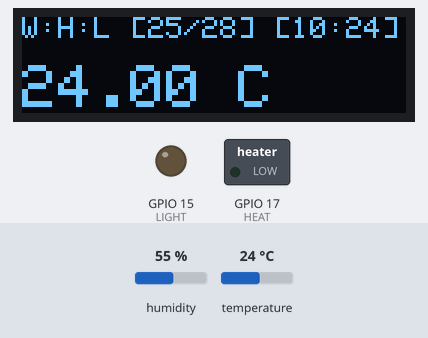
A sketch run on a simulated ESP32. Parts: 128×32 one-colour display, switched loads named in the sketch (green lamp = pin HIGH), output pins drawn as LEDs (lit = HIGH). The inputs (shaded band) are chosen by the test bench; at power-on: temperature 24 °C, humidity 55 %. WiFi joins after 1.5 s; servers stay silent unless stated; the display library's start-up logo is not drawn; the local clock reads 2024-03-15 10:24:30 at power-on unless the sketch sets it; what the sketch prints to the serial monitor is not drawn. At 6.5 s the program restarts the board; the recording ends there.

Above: at 4.7 s.
4.8 s: temperature set to 28 °C
At 6.3 s:
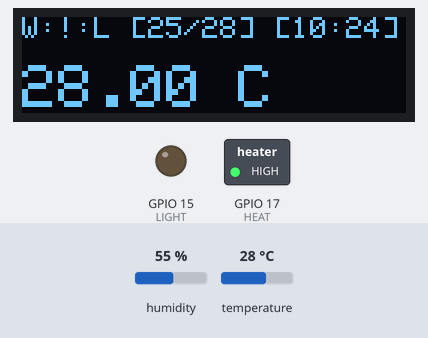
Timing chart, 0 to 6.5 s (numbered marks = the images above; inputs shaded):
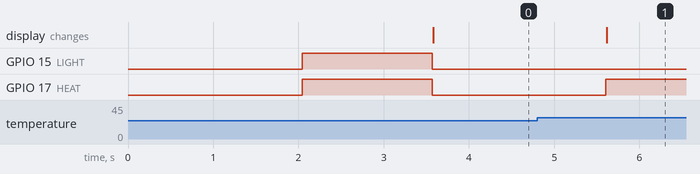

Measured:
- after the input at 4.8 s, GPIO 17 (HEAT): LOW → HIGH after 0.80 s; the display: changes after 0.82 s (image 1)

The sketch:

terrarium_automation.ino
```cpp
#include <Wire.h>
#include <Adafruit_GFX.h>
#include <Adafruit_SSD1306.h>
#include "DHT.h"
#include <WiFi.h>
#include "time.h"
#include "esp_system.h"

#define OLED_RESET 4
#define LIGHT 15
#define HEAT 17
#define RELAY_ON LOW
#define RELAY_OFF HIGH
#define MORNING 7
#define EVENING 21


Adafruit_SSD1306 display(OLED_RESET);

// DHT Sensor
uint8_t dhtPin = 16;

DHT dht(dhtPin, DHT11);

const char* ssid       = "yourssid";
const char* password   = "yourpassword";
const char* ntpServer = "pool.ntp.org";
const long  gmtOffset_sec = 3600;
const int   daylightOffset_sec = 3600;


const int wdtTimeout = 3000;  //time in ms to trigger the watchdog
hw_timer_t *timer = NULL;

void IRAM_ATTR resetModule() {
  ets_printf("reboot\n");
  esp_restart();
}

void setup() {

  display.begin(SSD1306_SWITCHCAPVCC, 0x3C);  // initialize with the I2C addr 0x3C (for the 128x32)
  display.display();
  delay(2000);

  display.clearDisplay();

  pinMode(dhtPin, INPUT);
  dht.begin();

  pinMode(LIGHT, OUTPUT);
  pinMode(HEAT, OUTPUT);
  digitalWrite(LIGHT, RELAY_OFF);
  digitalWrite(HEAT, RELAY_OFF);

  Serial.begin(115200);
  Serial.printf("Connecting to %s ", ssid);

  connectWifi();

  //init and get the time
  configTime(gmtOffset_sec, daylightOffset_sec, ntpServer);
  printLocalTime();

  timer = timerBegin(0, 80, true);                  //timer 0, div 80
  timerAttachInterrupt(timer, &resetModule, true);  //attach callback
  timerAlarmWrite(timer, wdtTimeout * 1000, false); //set time in us
  timerAlarmEnable(timer);

}

void loop() {
  timerWrite(timer, 0); //reset timer (feed watchdog)

  float temperature = dht.readTemperature();
  float humidity = dht.readHumidity();
  boolean isHeatActive = false;
  boolean isLightActive = false;
  boolean isWifiConnected = WiFi.status() == WL_CONNECTED;
  struct tm timeInfo;

  if(!isWifiConnected) {
    connectWifi();
  }

  getLocalTime(&timeInfo);

  int minTemperature = (timeInfo.tm_hour < MORNING || timeInfo.tm_hour >= EVENING) ? (20) : (25);
  int maxTemperature = (timeInfo.tm_hour >= MORNING && timeInfo.tm_hour < EVENING) ? (28) : (23);

  if (temperature <= minTemperature) {
    digitalWrite(HEAT, RELAY_ON);
    isHeatActive = true;
  }
  if (temperature >= maxTemperature) {
    digitalWrite(HEAT, RELAY_OFF);
    isHeatActive = false;
  }

  if(shouldBeThereLight(timeInfo)) {
    digitalWrite(LIGHT, RELAY_ON);
    isLightActive = true;
  } else {
    digitalWrite(LIGHT, RELAY_OFF);
    isLightActive = false;
  }

  writeToDisplay(temperature, humidity, isLightActive, isHeatActive, isWifiConnected, timeInfo, minTemperature, maxTemperature);
}

boolean shouldBeThereLight(struct tm timeInfo) {
  bool shouldBeLight = false;
  int hour = timeInfo.tm_hour;
  int minute = timeInfo.tm_min;

  if(hour >= MORNING && hour < EVENING) {
    shouldBeLight = true;
  }

  return shouldBeLight;
}

void writeToDisplay(float temperature, float humidity, boolean isLightActive, boolean isHeatActive, boolean isWifiConnected, struct tm timeInfo, int minTemperature, int maxTemperature) {
  display.clearDisplay();

  display.setTextSize(1);
  display.setTextColor(WHITE);
  display.setCursor(0, 0);

  if(isWifiConnected) {
    display.print("W");
  } else {
    display.print("!");
  }

  display.print(":");

  if(isHeatActive) {
    display.print("H");
  } else {
    display.print("!");
  }

  display.print(":");

  if(isLightActive) {
    display.print("L");
  } else {
    display.print("!");
  }

  int hour = timeInfo.tm_hour;
  int minute = timeInfo.tm_min;

  char hourPrintable[12];
  char minutePrintable[12];
  sprintf(hourPrintable, "%2d", hour);
  sprintf(minutePrintable, "%2d", minute);

  char minTemperaturePrintable[12];
  char maxTemperaturePrintable[12];
  sprintf(minTemperaturePrintable, "%2d", minTemperature);
  sprintf(maxTemperaturePrintable, "%2d", maxTemperature);

  display.print(" [");
  display.print(minTemperaturePrintable);
  display.print("/");
  display.print(maxTemperaturePrintable);
  display.print("] ");

  display.print("[");
  display.print(hourPrintable);
  display.print(":");
  display.print(minutePrintable);
  display.print("]");

  display.println("\n");

  display.setTextSize(2);
  display.print(temperature); display.print(" C");
  display.println("");
  display.print(humidity); display.println(" %");
  display.display();
}

void printLocalTime() {
  struct tm timeinfo;
  struct tm timeofday;
  if (!getLocalTime(&timeinfo)) {
    Serial.println("Failed to obtain time");
    return;
  }
  Serial.println(timeinfo.tm_hour);
  Serial.println(timeinfo.tm_min);
  Serial.println(&timeinfo, "%A, %B %d %Y %H:%M:%S");
}

void connectWifi() {
  int counter = 0;
  WiFi.begin(ssid, password);
  while (WiFi.status() != WL_CONNECTED) {
      delay(500);
      Serial.print(".");
      if(counter > 10) {
        break;
      }
      counter++;
  }
  Serial.println(" CONNECTED");
}
```
